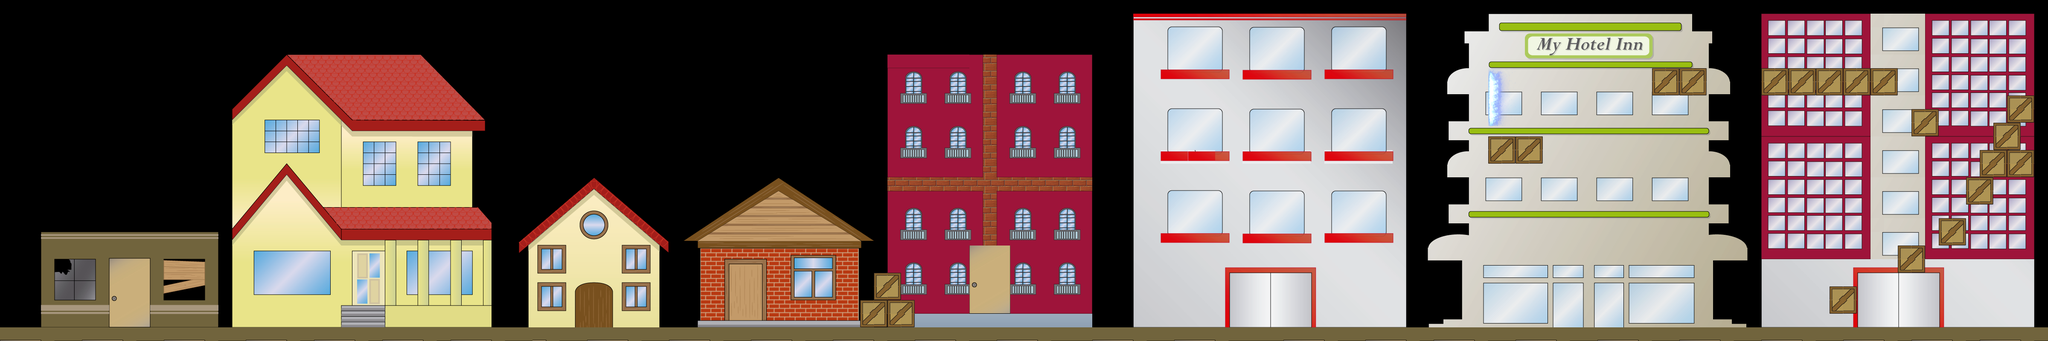

A 2D game scene composited from a Tiled map and its tileset images. What follows is a short description and the map's XML, with each tile layer's data collapsed to a summary:
An orthogonal 150x25 tile map with 32x32 px tiles, 6 tile layers (building, floor, fx, xfx, ...), 18 tilesets and 25 objects.

<map version="1.0" orientation="orthogonal" renderorder="left-down" width="150" height="25" tilewidth="32" tileheight="32" nextobjectid="33">
 <tileset firstgid="1" name="blockX224" tilewidth="32" tileheight="32" tilecount="7">
  <image source="blockX224.png" width="224" height="32" />
 </tileset>
 <tileset firstgid="8" name="box1_64" tilewidth="32" tileheight="32" tilecount="1">
  <image source="box1_64.png" width="32" height="32" />
 </tileset>
 <tileset firstgid="9" name="box2_64" tilewidth="32" tileheight="32" tilecount="1">
  <image source="box2_64.png" width="32" height="32" />
 </tileset>
 <tileset firstgid="10" name="box3_64" tilewidth="32" tileheight="32" tilecount="1">
  <image source="box3_64.png" width="32" height="32" />
 </tileset>
 <tileset firstgid="11" name="box4_64" tilewidth="32" tileheight="32" tilecount="1">
  <image source="box4_64.png" width="32" height="32" />
 </tileset>
 <tileset firstgid="12" name="box32" tilewidth="32" tileheight="32" tilecount="16">
  <image source="box32.png" width="138" height="138" />
 </tileset>
 <tileset firstgid="28" name="bricks" tilewidth="32" tileheight="32" tilecount="16">
  <image source="bricks.png" width="128" height="128" />
 </tileset>
 <tileset firstgid="44" name="casa1" tilewidth="32" tileheight="32" tilecount="91">
  <image source="casa1.png" width="416" height="224" />
 </tileset>
 <tileset firstgid="135" name="casa2" tilewidth="32" tileheight="32" tilecount="247">
  <image source="casa2.png" width="417" height="609" />
 </tileset>
 <tileset firstgid="382" name="casa3" tilewidth="32" tileheight="32" tilecount="154">
  <image source="casa3.png" width="450" height="352" />
 </tileset>
 <tileset firstgid="536" name="casa4" tilewidth="32" tileheight="32" tilecount="300">
  <image source="casa4.png" width="511" height="653" />
 </tileset>
 <tileset firstgid="836" name="casa5" tilewidth="32" tileheight="32" tilecount="121">
  <image source="casa5.png" width="352" height="378" />
 </tileset>
 <tileset firstgid="957" name="casa6" tilewidth="32" tileheight="32" tilecount="380">
  <image source="casa6.png" width="622" height="640" />
 </tileset>
 <tileset firstgid="1337" name="casa7" tilewidth="32" tileheight="32" tilecount="552">
  <image source="casa7.png" width="786" height="766" />
 </tileset>
 <tileset firstgid="1889" name="casa8" tilewidth="32" tileheight="32" tilecount="460">
  <image source="casa8.png" width="640" height="736" />
 </tileset>
 <tileset firstgid="2349" name="blockBuilding01" tilewidth="32" tileheight="32" tilecount="63">
  <image source="blockBuilding01.png" width="224" height="288" />
 </tileset>
 <tileset firstgid="2412" name="blockBuilding02" tilewidth="32" tileheight="32" tilecount="72">
  <image source="blockBuilding02.png" width="256" height="288" />
 </tileset>
 <tileset firstgid="2484" name="portal" tilewidth="32" tileheight="32" tilecount="64">
  <image source="portal.png" width="256" height="256" />
  <tile id="0">
   <properties>
    <property name="part1" value="1" />
   </properties>
  </tile>
  <tile id="1">
   <properties>
    <property name="part6" value="1" />
   </properties>
  </tile>
  <tile id="2">
   <properties>
    <property name="part1" value="2" />
   </properties>
  </tile>
  <tile id="3">
   <properties>
    <property name="part6" value="2" />
   </properties>
  </tile>
  <tile id="4">
   <properties>
    <property name="part1" value="3" />
   </properties>
  </tile>
  <tile id="5">
   <properties>
    <property name="part6" value="3" />
   </properties>
  </tile>
  <tile id="6">
   <properties>
    <property name="part1" value="4" />
   </properties>
  </tile>
  <tile id="7">
   <properties>
    <property name="part6" value="4" />
   </properties>
  </tile>
  <tile id="8">
   <properties>
    <property name="part2" value="1" />
   </properties>
  </tile>
  <tile id="9">
   <properties>
    <property name="part7" value="1" />
   </properties>
  </tile>
  <tile id="10">
   <properties>
    <property name="part2" value="2" />
   </properties>
  </tile>
  <tile id="11">
   <properties>
    <property name="part7" value="2" />
   </properties>
  </tile>
  <tile id="12">
   <properties>
    <property name="part2" value="3" />
   </properties>
  </tile>
  <tile id="13">
   <properties>
    <property name="part7" value="3" />
   </properties>
  </tile>
  <tile id="14">
   <properties>
    <property name="part2" value="4" />
   </properties>
  </tile>
  <tile id="15">
   <properties>
    <property name="part7" value="4" />
   </properties>
  </tile>
  <tile id="16">
   <properties>
    <property name="part3" value="1" />
   </properties>
  </tile>
  <tile id="17">
   <properties>
    <property name="part8" value="1" />
   </properties>
  </tile>
  <tile id="18">
   <properties>
    <property name="part3" value="2" />
   </properties>
  </tile>
  <tile id="19">
   <properties>
    <property name="part8" value="2" />
   </properties>
  </tile>
  <tile id="20">
   <properties>
    <property name="part3" value="3" />
   </properties>
  </tile>
  <tile id="21">
   <properties>
    <property name="part8" value="3" />
   </properties>
  </tile>
  <tile id="22">
   <properties>
    <property name="part3" value="4" />
   </properties>
  </tile>
  <tile id="23">
   <properties>
    <property name="part8" value="4" />
   </properties>
  </tile>
  <tile id="24">
   <properties>
    <property name="part4" value="1" />
   </properties>
  </tile>
  <tile id="25">
   <properties>
    <property name="part9" value="1" />
   </properties>
  </tile>
  <tile id="26">
   <properties>
    <property name="part4" value="2" />
   </properties>
  </tile>
  <tile id="27">
   <properties>
    <property name="part9" value="2" />
   </properties>
  </tile>
  <tile id="28">
   <properties>
    <property name="part4" value="3" />
   </properties>
  </tile>
  <tile id="29">
   <properties>
    <property name="part9" value="3" />
   </properties>
  </tile>
  <tile id="30">
   <properties>
    <property name="part4" value="4" />
   </properties>
  </tile>
  <tile id="31">
   <properties>
    <property name="part9" value="4" />
   </properties>
  </tile>
  <tile id="32">
   <properties>
    <property name="part5" value="1" />
   </properties>
  </tile>
  <tile id="33">
   <properties>
    <property name="part10" value="1" />
   </properties>
  </tile>
  <tile id="34">
   <properties>
    <property name="part5" value="2" />
   </properties>
  </tile>
  <tile id="35">
   <properties>
    <property name="part10" value="2" />
   </properties>
  </tile>
  <tile id="36">
   <properties>
    <property name="part5" value="3" />
   </properties>
  </tile>
  <tile id="37">
   <properties>
    <property name="part10" value="3" />
   </properties>
  </tile>
  <tile id="38">
   <properties>
    <property name="part5" value="4" />
   </properties>
  </tile>
  <tile id="39">
   <properties>
    <property name="part10" value="4" />
   </properties>
  </tile>
 </tileset>
 <layer name="building" width="150" height="25">
  <data>[3750 cells, 2518 non-empty, 1909 distinct tile ids]</data>
 </layer>
 <layer name="floor" width="150" height="25">
  <data>[3750 cells, 266 non-empty, 26 distinct tile ids]</data>
 </layer>
 <objectgroup name="objetos">
  <!-- 19 objects omitted --></objectgroup>
 <layer name="fx" width="150" height="25">
  <data>[3750 cells, 0 non-empty, 0 distinct tile ids]</data>
 </layer>
 <layer name="xfx" width="150" height="25">
  <data>[3750 cells, 0 non-empty, 0 distinct tile ids]</data>
 </layer>
 <layer name="more" width="150" height="25">
  <data>[3750 cells, 0 non-empty, 0 distinct tile ids]</data>
 </layer>
 <layer name="bg" width="150" height="25">
  <data>[3750 cells, 0 non-empty, 0 distinct tile ids]</data>
 </layer>
 <objectgroup name="coins">
  <!-- 6 objects omitted --></objectgroup>
</map>
<!-- 25 of 25 objects omitted -->
